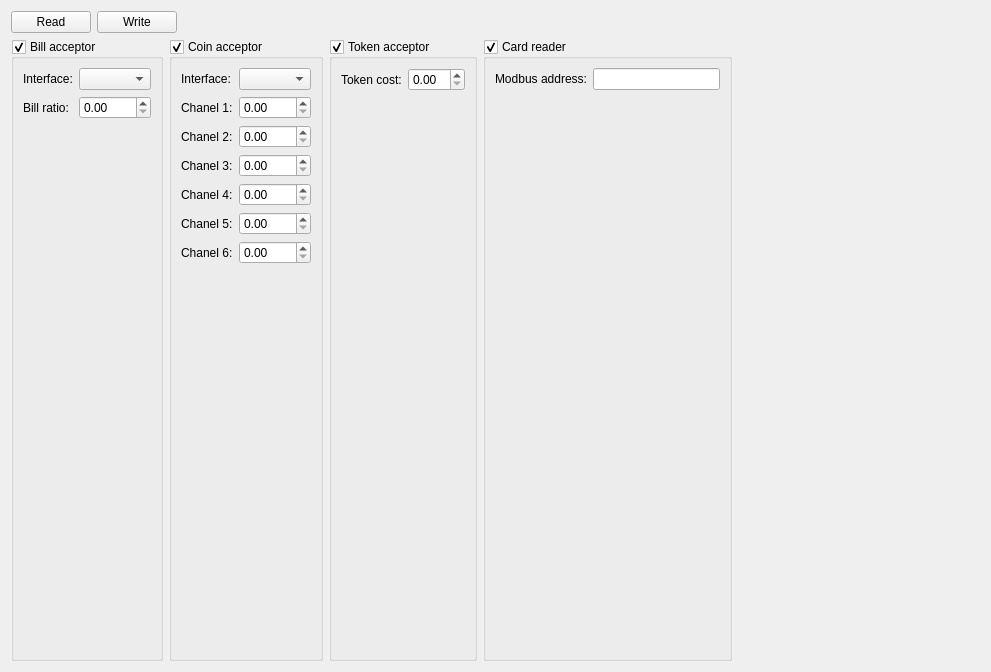
<?xml version="1.0" encoding="UTF-8"?>
<ui version="4.0">
 <class>PaymentDevicesWidget</class>
 <widget class="QWidget" name="PaymentDevicesWidget">
  <property name="geometry">
   <rect>
    <x>0</x>
    <y>0</y>
    <width>991</width>
    <height>672</height>
   </rect>
  </property>
  <property name="windowTitle">
   <string>Form</string>
  </property>
  <layout class="QGridLayout" name="gridLayout_5">
   <item row="1" column="3">
    <widget class="QGroupBox" name="groupBox_4">
     <property name="title">
      <string>Card reader</string>
     </property>
     <property name="checkable">
      <bool>true</bool>
     </property>
     <layout class="QGridLayout" name="gridLayout_4">
      <item row="0" column="0">
       <layout class="QFormLayout" name="formLayout_4">
        <item row="0" column="0">
         <widget class="QLabel" name="label_10">
          <property name="text">
           <string>Modbus address:</string>
          </property>
         </widget>
        </item>
        <item row="0" column="1">
         <widget class="QLineEdit" name="le_card_reader_modbus_address"/>
        </item>
       </layout>
      </item>
     </layout>
    </widget>
   </item>
   <item row="1" column="0">
    <widget class="QGroupBox" name="groupBox">
     <property name="title">
      <string>Bill acceptor</string>
     </property>
     <property name="checkable">
      <bool>true</bool>
     </property>
     <layout class="QGridLayout" name="gridLayout">
      <item row="0" column="0">
       <layout class="QFormLayout" name="formLayout">
        <item row="0" column="0">
         <widget class="QLabel" name="label">
          <property name="text">
           <string>Interface:</string>
          </property>
         </widget>
        </item>
        <item row="0" column="1">
         <widget class="QComboBox" name="cb_bill_interface"/>
        </item>
        <item row="1" column="0">
         <widget class="QLabel" name="label_2">
          <property name="text">
           <string>Bill ratio:</string>
          </property>
         </widget>
        </item>
        <item row="1" column="1">
         <widget class="QDoubleSpinBox" name="dsp_bill_ratio"/>
        </item>
       </layout>
      </item>
     </layout>
    </widget>
   </item>
   <item row="1" column="2">
    <widget class="QGroupBox" name="groupBox_3">
     <property name="title">
      <string>Token acceptor</string>
     </property>
     <property name="checkable">
      <bool>true</bool>
     </property>
     <layout class="QGridLayout" name="gridLayout_3">
      <item row="0" column="0">
       <layout class="QFormLayout" name="formLayout_3">
        <item row="0" column="0">
         <widget class="QLabel" name="label_11">
          <property name="text">
           <string>Token cost:</string>
          </property>
         </widget>
        </item>
        <item row="0" column="1">
         <widget class="QDoubleSpinBox" name="dsp_token_cost"/>
        </item>
       </layout>
      </item>
     </layout>
    </widget>
   </item>
   <item row="0" column="0" colspan="4">
    <layout class="QHBoxLayout" name="horizontalLayout">
     <item>
      <widget class="QPushButton" name="pbtn_read">
       <property name="text">
        <string>Read</string>
       </property>
      </widget>
     </item>
     <item>
      <widget class="QPushButton" name="pbtn_write">
       <property name="text">
        <string>Write</string>
       </property>
      </widget>
     </item>
     <item>
      <spacer name="horizontalSpacer_2">
       <property name="orientation">
        <enum>Qt::Horizontal</enum>
       </property>
       <property name="sizeHint" stdset="0">
        <size>
         <width>40</width>
         <height>20</height>
        </size>
       </property>
      </spacer>
     </item>
    </layout>
   </item>
   <item row="1" column="1">
    <widget class="QGroupBox" name="groupBox_2">
     <property name="title">
      <string>Coin acceptor</string>
     </property>
     <property name="checkable">
      <bool>true</bool>
     </property>
     <layout class="QGridLayout" name="gridLayout_2">
      <item row="0" column="0">
       <layout class="QFormLayout" name="formLayout_2">
        <item row="0" column="0">
         <widget class="QLabel" name="label_3">
          <property name="text">
           <string>Interface:</string>
          </property>
         </widget>
        </item>
        <item row="0" column="1">
         <widget class="QComboBox" name="cb_coin_interface"/>
        </item>
        <item row="3" column="1">
         <widget class="QDoubleSpinBox" name="dsb_coin_chanel_3"/>
        </item>
        <item row="3" column="0">
         <widget class="QLabel" name="label_4">
          <property name="text">
           <string>Chanel 3:</string>
          </property>
         </widget>
        </item>
        <item row="1" column="0">
         <widget class="QLabel" name="label_5">
          <property name="text">
           <string>Chanel 1:</string>
          </property>
         </widget>
        </item>
        <item row="2" column="1">
         <widget class="QDoubleSpinBox" name="dsb_coin_chanel_2"/>
        </item>
        <item row="1" column="1">
         <widget class="QDoubleSpinBox" name="dsb_coin_chanel_1"/>
        </item>
        <item row="4" column="1">
         <widget class="QDoubleSpinBox" name="dsb_coin_chanel_4"/>
        </item>
        <item row="5" column="1">
         <widget class="QDoubleSpinBox" name="dsb_coin_chanel_5"/>
        </item>
        <item row="4" column="0">
         <widget class="QLabel" name="label_6">
          <property name="text">
           <string>Chanel 4:</string>
          </property>
         </widget>
        </item>
        <item row="5" column="0">
         <widget class="QLabel" name="label_7">
          <property name="text">
           <string>Chanel 5:</string>
          </property>
         </widget>
        </item>
        <item row="2" column="0">
         <widget class="QLabel" name="label_9">
          <property name="text">
           <string>Chanel 2:</string>
          </property>
         </widget>
        </item>
        <item row="6" column="0">
         <widget class="QLabel" name="label_8">
          <property name="text">
           <string>Chanel 6:</string>
          </property>
         </widget>
        </item>
        <item row="6" column="1">
         <widget class="QDoubleSpinBox" name="dsb_coin_chanel_6"/>
        </item>
       </layout>
      </item>
     </layout>
    </widget>
   </item>
   <item row="1" column="4">
    <spacer name="horizontalSpacer">
     <property name="orientation">
      <enum>Qt::Horizontal</enum>
     </property>
     <property name="sizeHint" stdset="0">
      <size>
       <width>40</width>
       <height>20</height>
      </size>
     </property>
    </spacer>
   </item>
  </layout>
 </widget>
 <resources/>
 <connections/>
</ui>
